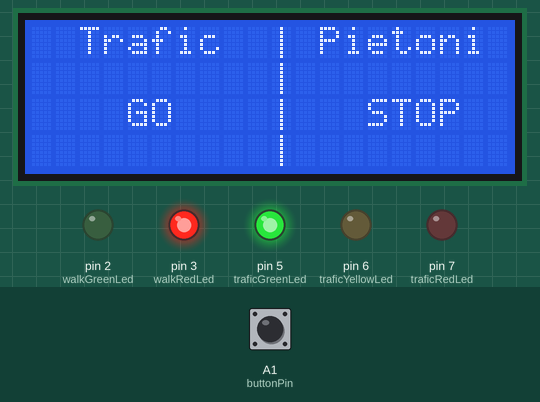
Simulated run of this sketch. Board: Arduino Uno, built with avr-gcc and run on an emulated ATmega328P. On the bench: 20×4 character LCD, output pins drawn as LEDs (lit = HIGH). Dashed ring = blinking. Inputs (shaded band) come from the test bench; at power-on: A1 (buttonPin) LOW. What the sketch prints to the serial monitor is not drawn.

Above: at 1.2 s.
1.3 s: A1 (buttonPin) pulled HIGH for 0.15 s
At 7.92 s:
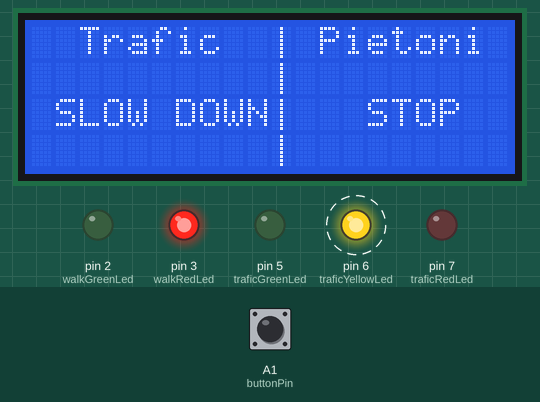
At 11.9 s:
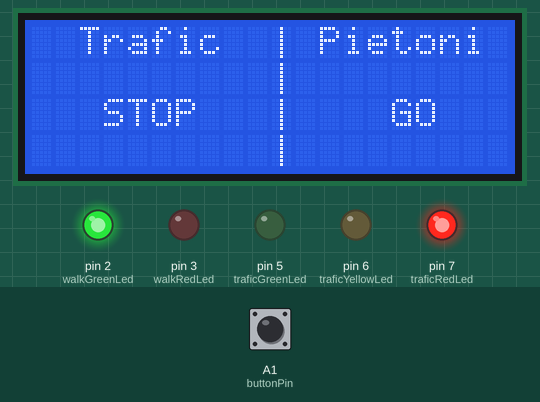
Timing chart, 0 to 20.5 s (numbered marks = the images above; inputs shaded):
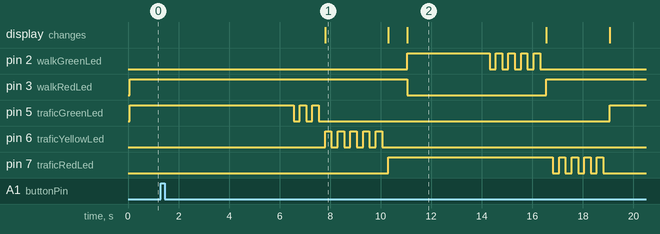

The sketch:

semaphore_project_lcd.ino
```cpp
#include <LiquidCrystal.h>

///////////////////////////////
// TIME VARIABLES

// time that the green light stays on after button has been pressed
int delayTraficGreen = 5000;

// time that led stays on when blinking
int delayBlinkOn = 250;

// time that led stays off when blinking
int delayBlinkOff = 250;

// number of times trafic green light blinks before color changes to yellow
int noTraficGreenBlinks = 3;

// number of times trafic yellow light blinks before color changes to red
int noTraficYellowBlinks = 5;

// number of times trafic red light blinks before color changes to green
int noTraficRedBlinks = 5;

// time that walk light stays red before changing to green
int delayWalkRed = 750;

// time that walk light stays green
int delayWalkGreen = 3000;

// number of times walk green light blinks before color changes to red
int noWalkGreenBlinks = 5;

///////////////////////////////

const int rs = 13, en = 12, d4 = 11, d5 = 10, d6 = 9, d7 = 8;
LiquidCrystal lcd(rs, en, d4, d5, d6, d7);

byte separator[8] = {
  B00100,
  B00100,
  B00100,
  B00100,
  B00100,
  B00100,
  B00100,
  B00100,
};

int traficGreenLed = 5;
int traficYellowLed = 6;
int traficRedLed = 7;

int buttonPin = A1;
bool buttonPressed = false;

int walkGreenLed = 2;
int walkRedLed = 3;

void setInitialState(){
  digitalWrite(traficGreenLed, HIGH);
  setTraficText("GO");
  digitalWrite(traficYellowLed, LOW);
  digitalWrite(traficRedLed, LOW);
  digitalWrite(walkGreenLed, LOW);
  setWalkText("STOP");
  digitalWrite(walkRedLed, HIGH);
}

void setupLcdScreen(){
  lcd.begin(20, 4);
  // Print a message to the LCD.
  lcd.setCursor(2, 0);
  lcd.print("Trafic");

  lcd.createChar(0, separator);
  for(int i=0;i<4;i++){
    lcd.setCursor(10, i);
    lcd.write(byte(0));
  }

  lcd.setCursor(12, 0);
  lcd.print("Pietoni");
}

void setTraficText(String text){
  cleanTraficText();
  int textLenght = text.length();
  int totalLength = 10;
  int x = totalLength/2 - textLenght/2;
  lcd.setCursor(x, 2);
  lcd.print(text);
}

void cleanTraficText(){
  lcd.setCursor(0, 2);
  lcd.print("          ");
}

void setWalkText(String text){
  cleanWalkText();
  int textLenght = text.length();
  int totalLength = 10;
  int x = (totalLength/2 - textLenght/2) + 11;
  lcd.setCursor(x, 2);
  lcd.print(text);
}

void cleanWalkText(){
  lcd.setCursor(11, 2);
  lcd.print("         ");
}

void setup() {
  // put your setup code here, to run once:
  pinMode(traficGreenLed, OUTPUT);
  pinMode(traficYellowLed, OUTPUT);
  pinMode(traficRedLed, OUTPUT);

  pinMode(buttonPin, INPUT);

  pinMode(walkGreenLed, OUTPUT);
  pinMode(walkRedLed, OUTPUT);

  Serial.begin(9600);
  Serial.println("System online");

  setupLcdScreen();
  setInitialState();
}

void blinkLed(int ledPin, int delayOn, int delayOff, int noBlinks){
  for(int i=0; i<noBlinks; i++){
    digitalWrite(ledPin, HIGH);
    delay(delayOn);
    digitalWrite(ledPin, LOW);
    delay(delayOff);
  }
}

void loop() {
  // put your main code here, to run repeatedly:
  int buttonRead = digitalRead(buttonPin);
  if(buttonRead == HIGH){
    buttonPressed = true;
  } else {
    buttonPressed = false;
  }

  if(buttonPressed == true){
    Serial.println("Semaphore light change has begun.");
    // Trafic color change from green to yellow to red
    delay(delayTraficGreen);
    blinkLed(traficGreenLed, delayBlinkOn, delayBlinkOff, noTraficGreenBlinks);
    digitalWrite(traficGreenLed, LOW);

    setTraficText("SLOW DOWN");
    blinkLed(traficYellowLed, delayBlinkOn, delayBlinkOff, noTraficYellowBlinks);
    digitalWrite(traficYellowLed, LOW);

    setTraficText("STOP");
    digitalWrite(traficRedLed, HIGH);


    // Walk color change from red to green
    delay(delayWalkRed);
    digitalWrite(walkRedLed, LOW);
    setWalkText("GO");
    digitalWrite(walkGreenLed, HIGH);

    // walk color change from green to red
    delay(delayWalkGreen);
    blinkLed(walkGreenLed, delayBlinkOn, delayBlinkOff, noWalkGreenBlinks);
    digitalWrite(walkGreenLed, LOW);
    setWalkText("STOP");
    digitalWrite(walkRedLed, HIGH);

    // blink trafic red light before turning to green
    blinkLed(traficRedLed, delayBlinkOn, delayBlinkOff, noTraficRedBlinks);

    // set leds to initial state (trafic green on - walk red off)
    setInitialState();
    Serial.println("Semaphore back to initial state.");
    buttonPressed = false;
  }
}
```

Measured:
- after the input at 1.3 s, pin 2 (walkGreenLed): LOW → HIGH after 9.8 s, then repeats every 0.50 s: LOW 0.25 s, HIGH 0.25 s, until it stays LOW from 16.3 s; pin 3 (walkRedLed): HIGH → LOW after 9.8 s, → HIGH 5.5 s later
- what the display in image 1 shows lasts 2.5 s, from 7.8 s to 10.3 s
